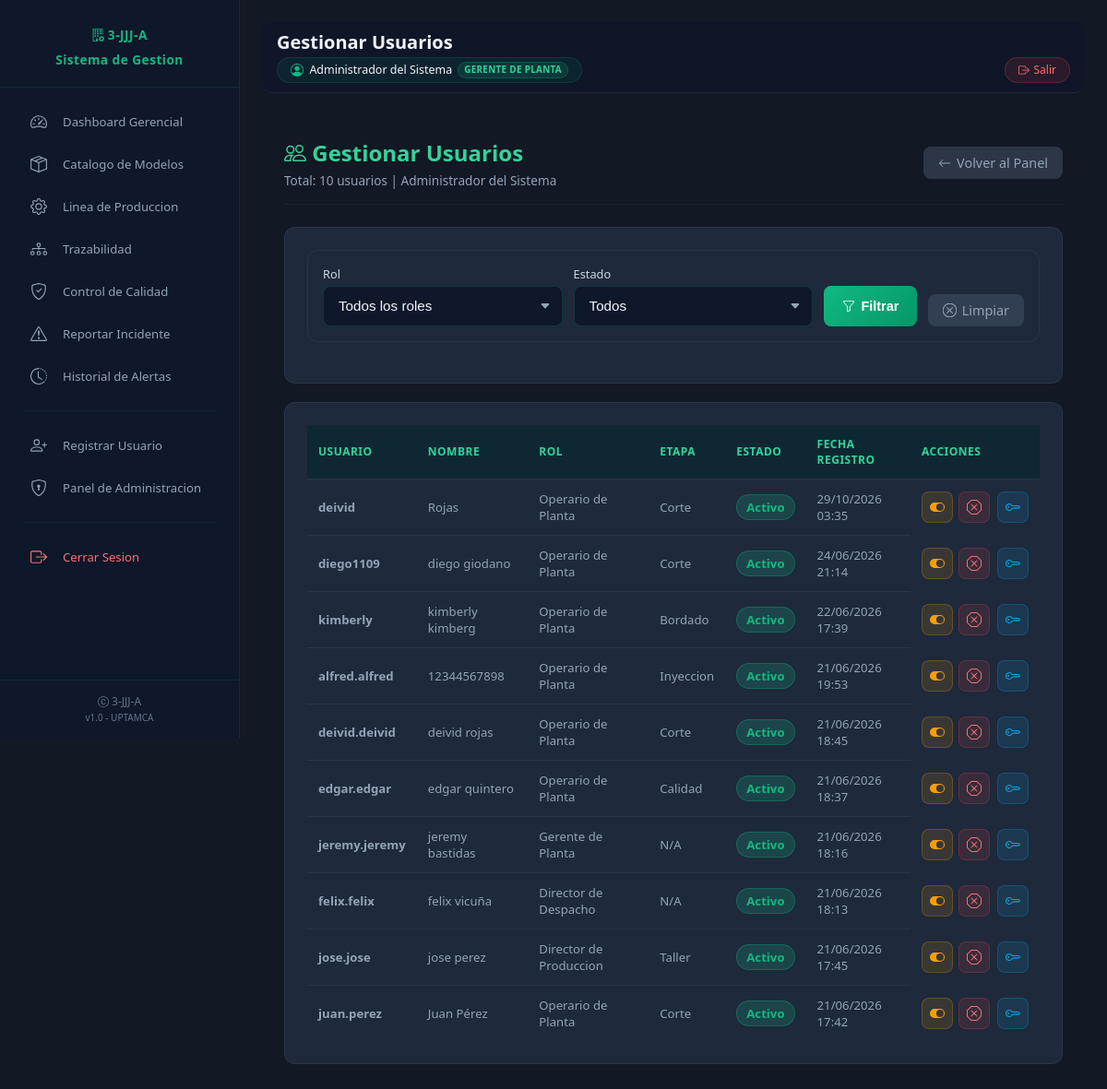
/panel-admin/usuarios/ (signed in), run on the app's committed database.
### core/models.py (models this page shows, shortened)
class Usuario(AuditoriaMixin):
    id_usuario = models.CharField(max_length=50, primary_key=True)
    nombre_completo = models.CharField(max_length=150)
    contrasenia = models.CharField(max_length=128)
    rol = models.CharField(max_length=50, choices=ROLES_CHOICES, default=ROL_OPERARIO)
    is_active = models.BooleanField(default=True)
    is_staff = models.BooleanField(default=False)
    fecha_registro = models.DateTimeField(auto_now_add=True)
    etapa_asignada = models.ForeignKey(
        'Etapa',
        on_delete=models.SET_NULL,
        null=True,
        blank=True,
        related_name='usuarios_asignados',
        verbose_name='Etapa Asignada'
    )
    class Meta:
        verbose_name = 'Usuario'
        verbose_name_plural = 'Usuarios'
        ordering = ['-fecha_registro']

class Etapa(AuditoriaMixin):
    id_etapa = models.CharField(max_length=50, primary_key=True)
    nombre_etapa = models.CharField(max_length=100)
    secuencia = models.IntegerField()
    class Meta:
        verbose_name = 'Etapa'
        verbose_name_plural = 'Etapas'
        ordering = ['secuencia']

### core/views.py (the view, shortened to what this page needs)
# urls.py: path('panel-admin/usuarios/', views.admin_usuarios_view, name='admin_usuarios'),
def admin_usuarios_view(request):
    usuario = get_usuario_sesion(request)
    if not usuario:
        messages.error(request, 'Debe iniciar sesion para acceder.')
        return redirect('core:login')
    if not usuario.is_staff:
        messages.error(request, 'No tiene permisos para acceder.')
        return render(request, 'errors/403.html', status=403)
    if tiene_password_temporal(usuario.id_usuario):
        return redirect('core:cambiar_password_temporal')
    request.usuario_actual = usuario
    rol_filtro = request.GET.get('rol', '')
    estado_filtro = request.GET.get('estado', '')
    usuarios_qs = Usuario.objects.all().order_by('-fecha_registro').exclude(is_staff=True)
    if rol_filtro:
        usuarios_qs = usuarios_qs.filter(rol=rol_filtro)
    if estado_filtro == 'activo':
        usuarios_qs = usuarios_qs.filter(is_active=True)
    elif estado_filtro == 'inactivo':
        usuarios_qs = usuarios_qs.filter(is_active=False)
    usuarios = list(usuarios_qs)
    for u in usuarios:
        bl, mo, mi = esta_bloqueado(u.id_usuario)
        u.bloqueado = bl
        u.motivo_bloqueo = mo
        u.minutos_restantes = mi
        u.info_intentos = get_info_intentos(u.id_usuario)
    contexto = {
        'usuario': request.usuario_actual,
        'usuarios': usuarios,
        'roles': ROLES_CHOICES,
        'rol_filtro': rol_filtro,
        'estado_filtro': estado_filtro,
        'total_usuarios': len(usuarios),
    }
    return render(request, 'admin/admin_usuarios.html', contexto)

### templates/admin/admin_usuarios.html (shortened to what this page needs)
{% extends 'base.html' %}
{% load static %}
{% block page_title %}Gestionar Usuarios{% endblock %}
{% block content %}
<div class="admin-container">
    <div class="admin-header">
        <div>
            <h1><i class="bi bi-people"></i> Gestionar Usuarios</h1>
            <p style="color: #94a3b8; margin: 4px 0 0 0; font-size: 0.85rem;">
                Total: {{ total_usuarios }} usuarios | {{ usuario.nombre_completo }}
            </p>
        </div>
        <a href="{% url 'core:panel_admin' %}" class="btn-back">
            <i class="bi bi-arrow-left"></i> Volver al Panel
        </a>
    </div>
    <div class="card">
        <form method="get" class="filter-bar">
            <div class="filter-group">
                <label for="rol">Rol</label>
                <select name="rol" id="rol" class="form-control-dark select-dark">
                    <option value="">Todos los roles</option>
                </select>
            </div>
            <div class="filter-group">
                <label for="estado">Estado</label>
                <select name="estado" id="estado" class="form-control-dark select-dark">
                    <option value="">Todos</option>
                </select>
            </div>
            <button type="submit" class="btn-filter">
                <i class="bi bi-funnel"></i> Filtrar
            </button>
            <a href="{% url 'core:admin_usuarios' %}" class="btn-back" style="align-self: flex-end;">
                <i class="bi bi-x-circle"></i> Limpiar
            </a>
        </form>
    </div>
    <div class="card">
        <div style="overflow-x: auto;">
            <table class="data-table">
                <thead>
                    <tr>
                        <th>Usuario</th>
                        <th>Nombre</th>
                        <th>Rol</th>
                        <th>Etapa</th>
                        <th>Estado</th>
                        <th>Fecha Registro</th>
                        <th>Acciones</th>
                    </tr>
                </thead>
                <tbody>
                    {% for u in usuarios %}
                    <tr>
                        <td><strong>{{ u.id_usuario }}</strong></td>
                        <td>{{ u.nombre_completo }}</td>
                        <td>{{ u.get_rol_display }}</td>
                        <td>{{ u.etapa_asignada.nombre_etapa|default:"N/A" }}</td>
                        <td>
                            {% if u.is_active %}
                                <span class="status-badge badge-activo">Activo</span>
                            {% else %}
                                <span class="status-badge badge-inactivo">Inactivo</span>
                            {% endif %}
                        </td>
                        <td>{{ u.fecha_registro|date:"d/m/Y H:i" }}</td>
                        <td>
                            <div class="action-group">
                                <form method="post" class="action-form">
                                    {% if u.is_active %}
                                        <button type="submit" name="accion" value="desactivar" class="action-btn action-off" title="Desactivar usuario">
                                            <i class="bi bi-toggle-on"></i>
                                        </button>
                                    {% else %}
                                        <button type="submit" name="accion" value="activar" class="action-btn action-on" title="Activar usuario">
                                            <i class="bi bi-check-circle"></i>
                                        </button>
                                    {% endif %}
                                    {% if not u.is_staff %}
                                        <button type="button" class="action-btn action-del" title="Eliminar usuario"
                                            onclick="abrirModalEliminar('{{ u.id_usuario }}', '{{ u.nombre_completo }}')">
                                            <i class="bi bi-x-octagon"></i>
                                        </button>
                                    {% endif %}
                                </form>
                                <button type="button" class="action-btn action-pwd" title="Cambiar contraseña"
                                    onclick="abrirModalPassword('{{ u.id_usuario }}', '{{ u.nombre_completo }}')">
                                    <i class="bi bi-key"></i>
                                </button>
                            </div>
                        </td>
                    </tr>
                    {% endfor %}
                </tbody>
            </table>
        </div>
    </div>
</div>
<link rel="stylesheet" href="{% static 'core/css/admin_usuarios.css' %}">
{% endblock %}

### templates/base.html (shortened to what this page needs)
{% load static %}
<!DOCTYPE html>
<html lang="es">
<head>
    <link rel="stylesheet" href="{% static 'css/custom.css' %}">
    <link rel="stylesheet" href="{% static 'css/responsive.css' %}">
    <link rel="stylesheet" href="{% static 'css/3jjja-icons-mask.css' %}">
    <link rel="stylesheet" href="{% static 'css/app.css' %}"></head>
<body>
    <nav class="sidebar" id="sidebar">
        <div class="sidebar-header">
            <div class="sidebar-brand" style="display:none;">
                <i class="bi bi-building-gear"></i> 3-JJJ-A
            </div>
            <div class="sidebar-brand">
                Sistema de Gestion
            </div>
        </div>
        <ul class="sidebar-nav">
            {% if usuario.rol in "GERENTE,SUBGERENTE" or usuario.is_staff %}
            <li class="{% if request.resolver_match.url_name == 'dashboard' %}active{% endif %}">
                <a href="{% url 'core:dashboard' %}">
                    <i class="bi bi-speedometer2"></i>
                    Dashboard Gerencial
                </a>
            </li>
            {% endif %}
            {% if usuario.rol in "GERENTE,SUBGERENTE" or usuario.is_staff %}
            <li class="{% if 'catalogo' in request.resolver_match.url_name %}active{% endif %}">
                <a href="{% url 'core:catalogo_modelos' %}">
                    <i class="bi bi-box-seam"></i>
                    Catalogo de Modelos
                </a>
            </li>
            {% endif %}
            {% if usuario.rol in "DIRECTOR_PRODUCCION,DIRECTOR_DESPACHO" or usuario.is_staff %}
            <li class="{% if request.resolver_match.url_name == 'configuracion' %}active{% endif %}">
                <a href="{% url 'core:configuracion' %}">
                    <i class="bi bi-gear"></i>
                    Linea de Produccion
                </a>
            </li>
            {% endif %}
            {% if usuario.rol == 'DIRECTOR_PRODUCCION' or usuario.is_staff %}
            <li class="{% if request.resolver_match.url_name == 'trazabilidad' %}active{% endif %}">
                <a href="{% url 'core:trazabilidad' %}">
                    <i class="bi bi-diagram-3"></i>
                    Trazabilidad
                </a>
            </li>
            {% endif %}
            {% if usuario.is_staff or usuario.etapa_asignada and usuario.etapa_asignada.nombre_etapa|lower == 'calidad' %}
            <li class="{% if request.resolver_match.url_name == 'calidad' %}active{% endif %}">
                <a href="{% url 'core:calidad' %}">
                    <i class="bi bi-shield-check"></i>
                    Control de Calidad
                </a>
            </li>
            {% endif %}
            {% if usuario %}
            <li class="{% if request.resolver_match.url_name == 'reportar_incidente' %}active{% endif %}">
                <a href="{% url 'core:reportar_incidente' %}">
                    <i class="bi bi-exclamation-triangle"></i>
                    Reportar Incidente
                </a>
            </li>
            {% endif %}
            {% if usuario.rol in "GERENTE,SUBGERENTE" or usuario.is_staff %}
            <li class="{% if request.resolver_match.url_name == 'historial_incidentes' %}active{% endif %}">
                <a href="{% url 'core:historial_incidentes' %}">
                    <i class="bi bi-clock-history"></i>
                    Historial de Alertas
                </a>
            </li>
            {% endif %}
            <li style="margin: 16px 12px; border-top: 1px solid rgba(16, 185, 129, 0.1); list-style: none;"></li>
            {% if usuario.is_staff %}
            <li class="{% if request.resolver_match.url_name == 'registro' %}active{% endif %}">
                <a href="{% url 'core:registro' %}">
                    <i class="bi bi-person-plus"></i>
                    Registrar Usuario
                </a>
            </li>
            {% endif %}
            {% if usuario.is_staff %}
            <li class="{% if request.resolver_match.url_name == 'panel_admin' %}active{% endif %}">
                <a href="{% url 'core:panel_admin' %}">
                    <i class="bi bi-shield-lock"></i>
                    Panel de Administracion
                </a>
            </li>
            {% endif %}
            <li style="margin: 16px 12px; border-top: 1px solid rgba(16, 185, 129, 0.1); list-style: none;"></li>
            <li>
                <a href="{% url 'core:logout' %}" style="color: #f87171;">
                    <i class="bi bi-box-arrow-right"></i>
                    Cerrar Sesion
                </a>
            </li>
        </ul>
        <div class="sidebar-footer">
            <i class="bi bi-c-circle"></i> 3-JJJ-A<br>
            <small>v1.0 - UPTAMCA</small>
        </div>
    </nav>
    <main class="main-content">
        <div class="topbar">
            <div class="topbar-inner">
                <div class="topbar-title">
                    {% block page_title %}Dashboard{% endblock %}
                </div>
                <div class="topbar-user">
                    <div class="user-badge-chip" title="{{ usuario.nombre_completo|default:usuario.id_usuario }} - {{ usuario.get_rol_display|default:"Usuario" }}">
                        <i class="bi bi-person-circle"></i>
                        <span class="user-name">{{ usuario.nombre_completo|default:usuario.id_usuario }}</span>
                        <span class="user-role-pill user-role-full">{{ usuario.get_rol_display|default:"Usuario" }}</span>
                    </div>
                    <a href="{% url 'core:logout' %}" class="btn-logout-chip" title="Cerrar Sesion">
                        <i class="bi bi-box-arrow-right"></i>
                        <span class="logout-text">Salir</span>
                    </a>
                </div>
            </div>
        </div>
        {% block content %}{% endblock %}
    </main>
</body>
</html>

### data on the page
Usuario: nombre_completo "Administrador del Sistema", rol "GERENTE DE PLANTA"
Usuario: id_usuario "deivid", nombre_completo "Rojas", rol "Operario de Planta", etapa_asignada.nombre_etapa "Corte", is_active "Activo", fecha_registro "29/10/2026 03:35"
Usuario: id_usuario "diego1109", nombre_completo "diego giodano", rol "Operario de Planta", etapa_asignada.nombre_etapa "Corte", is_active "Activo", fecha_registro "24/06/2026 21:14"
Usuario: id_usuario "kimberly", nombre_completo "kimberly kimberg", rol "Operario de Planta", etapa_asignada.nombre_etapa "Bordado", is_active "Activo", fecha_registro "22/06/2026 17:39"
Usuario: id_usuario "alfred.alfred", nombre_completo "12344567898", rol "Operario de Planta", etapa_asignada.nombre_etapa "Inyeccion", is_active "Activo", fecha_registro "21/06/2026 19:53"
Usuario: id_usuario "deivid.deivid", nombre_completo "deivid rojas", rol "Operario de Planta", etapa_asignada.nombre_etapa "Corte", is_active "Activo", fecha_registro "21/06/2026 18:45"
Usuario: id_usuario "edgar.edgar", nombre_completo "edgar quintero", rol "Operario de Planta", etapa_asignada.nombre_etapa "Calidad", is_active "Activo", fecha_registro "21/06/2026 18:37"
Usuario: id_usuario "jeremy.jeremy", nombre_completo "jeremy bastidas", rol "Gerente de Planta", etapa_asignada.nombre_etapa "N/A", is_active "Activo", fecha_registro "21/06/2026 18:16"
Usuario: id_usuario "felix.felix", nombre_completo "felix vicuña", rol "Director de Despacho", etapa_asignada.nombre_etapa "N/A", is_active "Activo", fecha_registro "21/06/2026 18:13"
Usuario: id_usuario "jose.jose", nombre_completo "jose perez", rol "Director de Produccion", etapa_asignada.nombre_etapa "Taller", is_active "Activo", fecha_registro "21/06/2026 17:45"
Usuario: id_usuario "juan.perez", nombre_completo "Juan Pérez", rol "Operario de Planta", etapa_asignada.nombre_etapa "Corte", is_active "Activo", fecha_registro "21/06/2026 17:42"

### other printed values
{{ total_usuarios }} "10"
